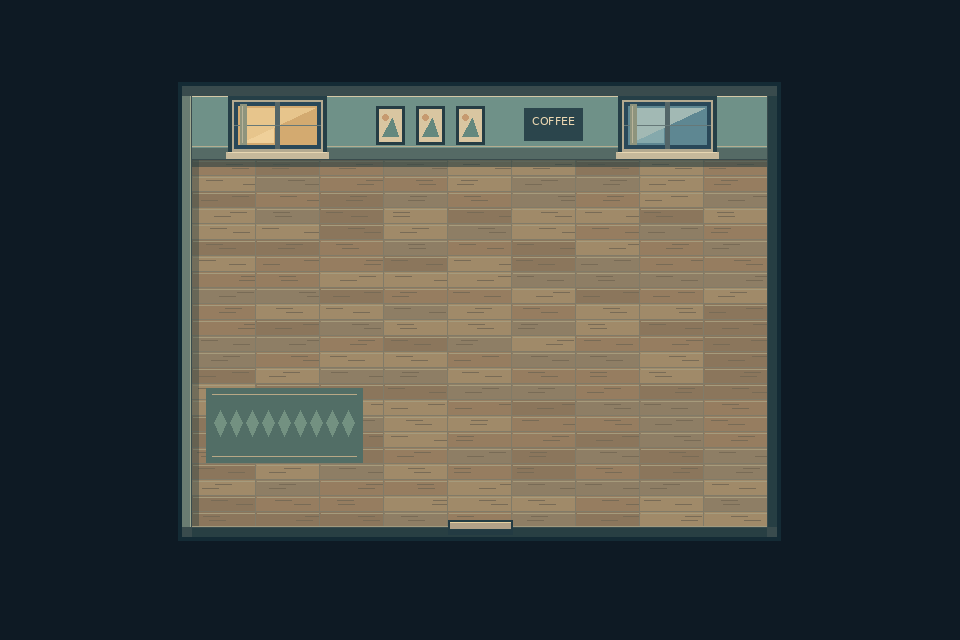
#> input picture core/src/main/resources/art/hd/cafe.png, 960 x 640 px, given in place of desk.png, which was not available
$ python make_chapter2_art.py
#> lines starting #> are read from the running program, lines starting #| are printed output that depends on the picture
"""Readable cutaway locations, a poor starting room, and distinct character palettes."""
from pathlib import Path
from PIL import Image,ImageDraw
A=Path(__file__).resolve().parents[1]/'core/src/main/resources/art'
INK='#202c3b';CREAM='#e3d4b0';BRICK='#8e6254';WOOD='#88644e';GOLD='#dfb274'
def im(w=480,h=320,c='#172330'):return Image.new('RGBA',(w,h),c)
def r(d,b,c):d.rectangle(b,fill=c)
def ln(d,p,c):d.line(p,fill=c)
def poly(d,p,c):d.polygon(p,fill=c)
def save(i,n):i.save(A/(n+'.png'))
def floor(d,b,mode):
#> called with b = (144, 96, 335, 255), mode = 'cheap'
 x0,y0,x1,y1=b;r(d,b,'#7d8176' if mode=='cheap' else '#a18d71' if mode=='cafe' else '#8a9b98' if mode=='diner' else '#747f82')
 for y in range(y0,y1,16):
  for x in range(x0,x1,16):
   if mode=='cheap':
    r(d,(x,y,min(x+14,x1),min(y+14,y1)),'#85887a' if (x//16+y//16)%2 else '#777e74');ln(d,(x+2,y+2,x+11,y+2),'#949889')
   elif mode=='cafe':
    ln(d,(x,y,min(x+31,x1),y),'#7f725f');ln(d,(x+(8 if y%32 else 0),y,x+(8 if y%32 else 0),min(y+15,y1)),'#86785f')
   else:
    r(d,(x,y,min(x+14,x1),min(y+14,y1)),'#91a39d' if (x//16+y//16)%2 else '#82958f')
def doorway(d,x,y):
 r(d,(x-17,y-3,x+17,y+5),INK);r(d,(x-15,y-3,x+15,y+3),'#c3a378');ln(d,(x-15,y+1,x+15,y+1),'#ead5ac')
def pane(d,x,y,w=40,lit=False):
#> called with x = 228, y = 62, w = 35, lit = False
 r(d,(x-3,y-3,x+w+3,y+32),INK);r(d,(x,y,x+w,y+27),'#c2b491');r(d,(x+2,y+2,x+w-2,y+25),'#9daaa3' if not lit else '#d8b97e');r(d,(x+4,y+4,x+w//2-2,y+23),'#657e8e' if not lit else '#e7c894');r(d,(x+w//2,y+1,x+w//2+2,y+27),'#7c7766');r(d,(x-4,y+28,x+w+4,y+32),'#9c8c70')
 for dx in [8,19,30]:ln(d,(x+dx,y+5,x+dx-3,y+11),'#b4c6bb')
# The room is visibly less than half the former floor area.
i=im();d=ImageDraw.Draw(i)
r(d,(137,58,343,263),INK);floor(d,(144,96,335,255),'cheap');r(d,(144,64,335,95),'#9a9988');r(d,(144,89,335,95),'#616b69');ln(d,(144,65,335,65),'#beb7a0');r(d,(138,64,143,257),'#6f7a77');r(d,(336,64,341,257),'#485d61')
pane(d,228,62,35)
# Damp stain, hairline cracks, exposed cable and a taped socket.
poly(d,[(145,67),(170,67),(174,74),(168,80),(174,85),(146,86)],'#858c7e');poly(d,[(146,67),(161,67),(164,74),(158,79),(146,77)],'#737f75')
ln(d,(302,67,298,72,302,77,299,83),'#667975');ln(d,(303,67,300,72),'#b1ad98')
ln(d,(162,89,162,96,169,96,169,110),'#4a5b5c');r(d,(160,83,166,90),'#d1c6a6');r(d,(162,86,162,87),'#5c6b6a');r(d,(165,86,165,87),'#5c6b6a')
# Mattress no ornamental rug or kitchen. Floor patches and suitcase tell the move.
for x,y in [(154,170),(286,191),(236,217)]:r(d,(x,y,x+15,y+14),'#a5a48c');ln(d,(x,y,x+13,y),'#b4b29a');ln(d,(x,y+14,x+14,y+14),'#676f66')
ln(d,(182,180,193,178,198,182,205,179),'#656f6a');ln(d,(286,204,304,206,311,201),'#656f6a')
r(d,(196,69,212,87),INK);r(d,(198,71,210,85),'#b8b99c');ln(d,(200,74,208,74),'#788e83');ln(d,(200,77,205,77),'#788e83');r(d,(200,81,208,83),'#9c8c6d')
r(d,(145,256,213,262),'#4a575b');r(d,(247,256,335,262),'#4a575b');doorway(d,230,254)
r(d,(217,237,242,247),'#6f7569');ln(d,(220,240,239,240),'#98937b')
save(i,'room')
# Desk / blanket show age and repair, not polished luxury furniture.
i=Image.open(A/'desk.png').convert('RGBA');d=ImageDraw.Draw(i);r(d,(14,0,44,2),'#999f8b');ln(d,(7,26,11,23,17,24),'#4e514d');r(d,(54,14,59,15),'#d6c4a0');ln(d,(55,14,58,15),'#738684');save(i,'desk')
#> further down, i is the input picture: PIL image 960x640 RGBA; mean R, G, B, A 65.8, 69.1, 65.1, 255
i=Image.open(A/'bed.png').convert('RGBA');d=ImageDraw.Draw(i);r(d,(4,29,43,62),'#72858a');r(d,(5,30,41,32),'#a2aba2');poly(d,[(5,40),(15,41),(20,45),(32,43),(41,47),(41,51),(30,48),(16,49),(5,46)],'#62777e');r(d,(31,53,39,59),'#aaa58b');ln(d,(32,54,38,58),'#7b8983');save(i,'bed')
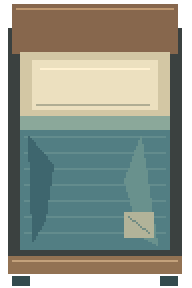
#> input picture core/src/main/resources/art/hd/bed.png, 96 x 144 px, found by its file name (shown 2 times larger)
#> further down, i is the input picture: PIL image 96x144 RGBA; mean R, G, B, A 108.1, 114.9, 103.8, 217.4
# An original serving counter and two-chair date table.
i=Image.new('RGBA',(88,40));d=ImageDraw.Draw(i);r(d,(1,12,86,36),INK);r(d,(3,19,84,33),'#9e775e');r(d,(2,10,85,18),'#dfc99e');ln(d,(4,11,83,11),'#fff0c8');ln(d,(3,19,84,19),'#6f6555')
#> after `i = Image.new('RGBA', (88, 40))`: i: PIL image 88x40 RGBA; every value is 0
for x in [6,31,57]:r(d,(x,22,x+20,31),'#8a6655');ln(d,(x+3,24,x+17,24),'#c29c76')
r(d,(9,4,26,10),'#475d64');r(d,(12,1,24,8),'#a8b3a3');r(d,(14,3,22,5),'#334d57');r(d,(63,3,80,10),'#48656b');r(d,(65,5,78,8),'#dae0bb');r(d,(44,4,54,9),'#b7a278');r(d,(42,7,57,10),'#e1ca9e');save(i,'counter')
i=Image.new('RGBA',(32,40));d=ImageDraw.Draw(i);r(d,(1,15,4,31),INK);r(d,(27,15,30,31),INK);r(d,(2,18,7,24),'#96715b');r(d,(25,18,29,24),'#96715b');r(d,(7,5,24,27),INK);r(d,(8,4,23,23),'#b18c65');ln(d,(9,5,22,5),'#e0c197');r(d,(11,8,20,20),'#d7c49c');r(d,(14,11,18,15),'#f0e2b8');r(d,(15,12,17,14),'#6d7164');r(d,(9,28,11,33),INK);r(d,(21,28,23,33),INK);save(i,'table')
#> after `i = Image.new('RGBA', (32, 40))`: i: PIL image 32x40 RGBA; every value is 0
for name,wall,mode in [('cafe','#91a094','cafe'),('diner','#c5b18e','diner'),('workshop','#8a9996','workshop')]:
 i=im();d=ImageDraw.Draw(i);r(d,(90,48,389,270),INK);floor(d,(96,80,383,263),mode);r(d,(96,52,383,79),wall);r(d,(96,75,383,79),'#607774');ln(d,(96,52,383,52),'#d9d0ae');r(d,(91,52,95,264),'#627973');r(d,(384,52,388,264),'#465f65');r(d,(96,264,221,269),'#4f6264');r(d,(258,264,383,269),'#4f6264');doorway(d,240,262)
 pane(d,118,48,42,True);pane(d,300,48,48,False)
 if name=='cafe':
  # Film contact sheets, record shelf and a warm runner.
  for x in [189,205,221]:r(d,(x,54,x+11,69),INK);r(d,(x+2,56,x+9,67),'#d8c298');poly(d,[(x+2,66),(x+5,60),(x+9,64)],'#687f78')
  r(d,(107,198,180,228),'#5e7c76');ln(d,(110,201,177,201),'#bdba95');ln(d,(110,225,177,225),'#bdba95')
  r(d,(347,104,371,156),INK);r(d,(349,106,369,153),'#a98765')
  for y in [110,124,138]:
   for x in range(352,368,4):r(d,(x,y,x+1,y+9),'#d7c19a' if x%3 else '#668c88')
 if name=='diner':
  # Menu board, apron hooks and a tiled splashback.
  r(d,(179,54,257,76),INK);r(d,(181,56,255,74),'#42646a')
  for y in [59,64,69]:ln(d,(186,y,231,y),'#c4d1ad');ln(d,(239,y,249,y),'#e2bc82')
  for x in range(99,271,12):ln(d,(x,81,x,98),'#a9b5a5');ln(d,(x,88,x+11,88),'#c7c8b1')
  r(d,(340,111,367,151),INK);r(d,(343,114,364,147),'#d9d0af');ln(d,(343,129,364,129),'#819c92');r(d,(346,120,349,122),'#667e7d')
 if name=='workshop':
  r(d,(185,54,273,75),INK);r(d,(187,56,271,73),'#8e8f76')
  for x in range(193,267,12):ln(d,(x,59,x,68),'#c0baa0');r(d,(x-2,65,x+2,67),'#3c5962')
  for x,y in [(114,192),(304,188),(331,207)]:r(d,(x,y,x+25,y+22),INK);r(d,(x+2,y+2,x+23,y+18),'#71877f');r(d,(x+5,y+5,x+20,y+13),'#263e4a');r(d,(x+19,y+16,x+21,y+17),'#c4be85')
 save(i,name)
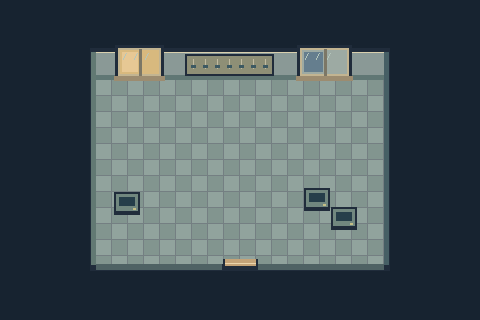
#> i: PIL image 480x320 RGBA; mean R, G, B, A 68.9, 82.5, 87.6, 255
# Park is a different readable place, not another house floor.
i=im(c='#243e46');d=ImageDraw.Draw(i);r(d,(24,56,455,263),'#688a70')
#> after `i = im(c='#243e46')`:
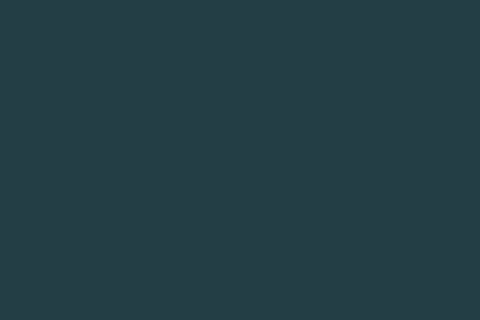
#> i: PIL image 480x320 RGBA; mean R, G, B, A 36, 62, 70, 255
for x,y in [(45,83),(200,67),(410,77),(58,224),(366,246),(204,220)]:
 for dx,dy in [(0,0),(5,2),(11,-1)]:ln(d,(x+dx,y+dy,x+dx-1,y+dy-3),'#88a37d');ln(d,(x+dx,y+dy,x+dx+2,y+dy-2),'#456e60')
r(d,(216,56,275,263),'#a0a48b');r(d,(24,174,455,204),'#a0a48b');ln(d,(216,58,216,261),'#c1bca0');ln(d,(274,58,274,261),'#617d73')
poly(d,[(90,91),(106,81),(166,82),(188,101),(189,143),(169,161),(106,163),(89,148)],'#b3b8a2');poly(d,[(97,96),(110,89),(163,89),(181,105),(180,139),(163,154),(109,155),(97,143)],'#476f7c');poly(d,[(103,102),(162,96),(175,107),(172,139),(158,149),(112,148)],'#5b8b92')
for x,y in [(110,110),(139,127),(115,140)]:ln(d,(x,y,x+22,y),'#a0b7ac');ln(d,(x+5,y+2,x+28,y+2),'#709d9b')
for x,y in [(42,61),(396,176)]:i.alpha_composite(Image.open(A/'tree.png'),(x,y))
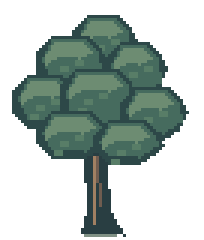
#> input picture core/src/main/resources/art/tree.png, 68 x 80 px (shown 3 times larger)
d=ImageDraw.Draw(i);r(d,(218,256,273,263),'#c5b793');save(i,'park')
#> in save (call 9), `def save(i,n):i.save(A/(n+'.png'))`:
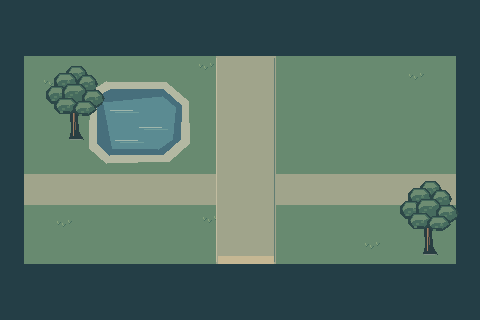
#> saved as park.png: PIL image 480x320 RGBA; mean R, G, B, A 83.8, 109.8, 99.6, 255
# Street: a cafe fits the gap; labels and the gate have visible architectural anchors.
i=Image.open(A/'street.png').convert('RGBA');d=ImageDraw.Draw(i)
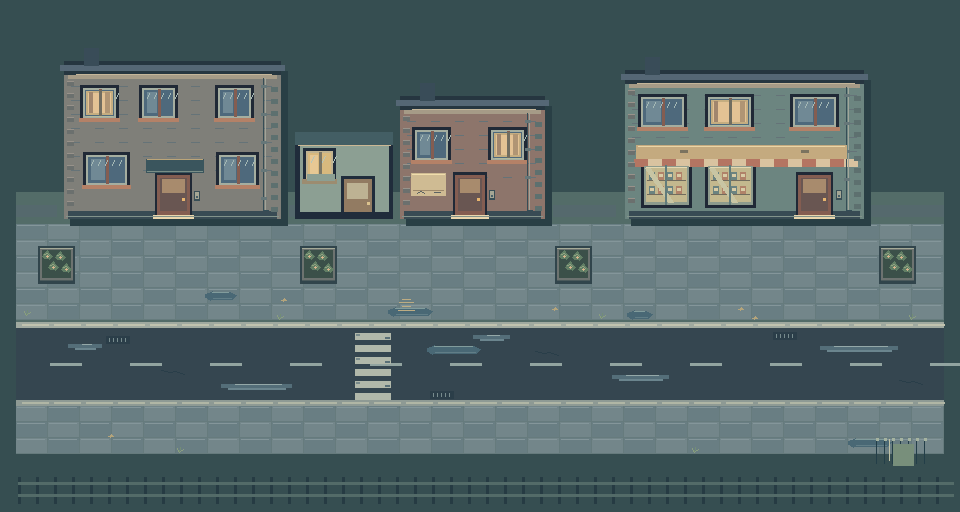
#> input picture core/src/main/resources/art/street.png, 960 x 512 px
#> further down, i is the input picture: PIL image 960x512 RGBA; mean R, G, B, A 85.3, 102.6, 104.3, 255
r(d,(295,134,392,218),INK);r(d,(300,144,388,211),'#8c9f93');r(d,(295,132,392,144),'#435e64');ln(d,(298,145,390,145),'#cbb895');pane(d,306,151,26,True);r(d,(341,176,374,215),INK);r(d,(344,179,371,211),'#927b62');r(d,(347,183,367,198),'#bdb293');r(d,(367,202,369,204),'#dbc28e');r(d,(307,174,334,180),'#8c9f93')
# An actual park gate and direction marker.
for x in range(876,930,8):ln(d,(x,439,x,463),'#233e48');r(d,(x,438,x+2,440),'#a5b3a0')
r(d,(893,444,913,465),'#788f7b');ln(d,(889,439,889,460),'#c2c3a6')
# Remove the old closed-store visual and draw a little diner sign silhouette.
r(d,(636,145,846,158),'#c4aa7f');ln(d,(638,146,844,146),'#ead5a6');r(d,(680,150,687,152),'#7b735f');r(d,(801,150,808,152),'#7b735f')
save(i,'street')
# Distinct sprites/portraits: warm copper Asya; indigo Nika; work apron Tamara.
for new,base,old,newcoat,hair in [('asya','mira',(145,171,160),(190,126,82),(118,65,45)),('nika','lev',(173,130,122),(107,126,164),(48,48,65)),('tamara','mira',(145,171,160),(164,164,133),(111,104,91))]:
 for prefix in ['', 'portrait_']:
  src=Image.open(A/(prefix+base+'.png')).convert('RGBA');p=src.load()
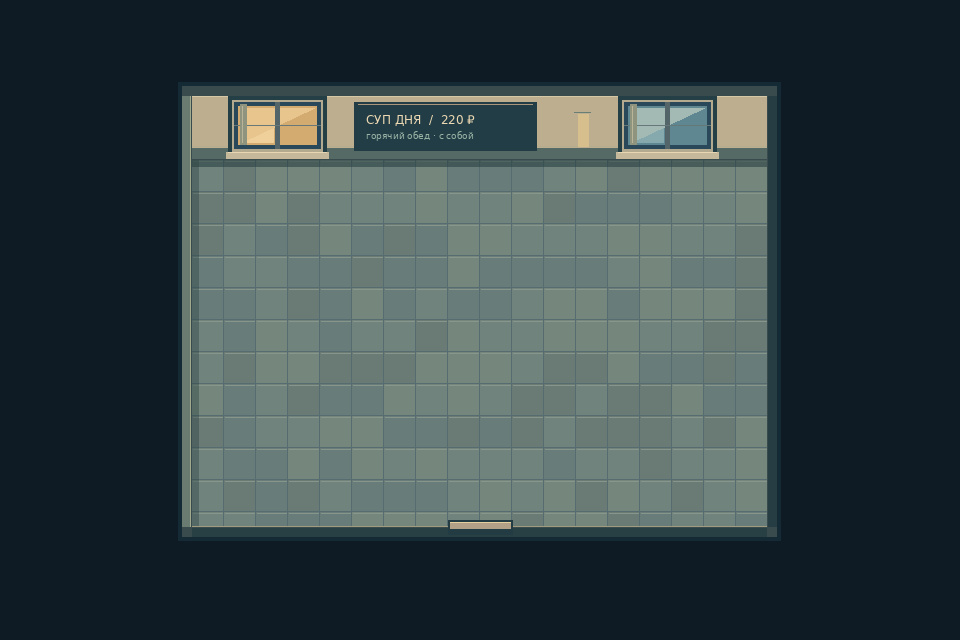
#> input picture core/src/main/resources/art/hd/diner.png, 960 x 640 px, given in place of mira.png, which was not available
#> further down, src is the input picture: PIL image 960x640 RGBA; mean R, G, B, A 54.6, 68.9, 71.6, 255
  for y in range(src.height):
   for x in range(src.width):
    rr,gg,bb,aa=p[x,y]
    if not aa:continue
    # Recolour the exact clothing ranges while leaving skin and outlines legible.
    if (base=='mira' and abs(rr-145)<8 and abs(gg-171)<8 and abs(bb-160)<8) or (base=='lev' and abs(rr-173)<8 and abs(gg-130)<8 and abs(bb-122)<8):p[x,y]=(*newcoat,aa)
    if (base=='mira' and rr in range(110,139) and gg in range(75,100) and bb in range(65,90)) or (base=='lev' and rr in range(60,91) and gg in range(48,77) and bb in range(48,82)):p[x,y]=(*hair,aa)
  dd=ImageDraw.Draw(src)
#> (the run stopped early here; a loop or call above may not have finished)
